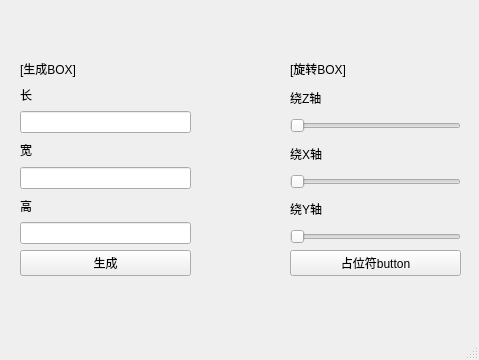
<?xml version="1.0" encoding="UTF-8"?>
<ui version="4.0">
 <class>MainWindow</class>
 <widget class="QMainWindow" name="MainWindow">
  <property name="geometry">
   <rect>
    <x>0</x>
    <y>0</y>
    <width>479</width>
    <height>360</height>
   </rect>
  </property>
  <property name="minimumSize">
   <size>
    <width>360</width>
    <height>360</height>
   </size>
  </property>
  <property name="maximumSize">
   <size>
    <width>720</width>
    <height>720</height>
   </size>
  </property>
  <property name="windowTitle">
   <string>MainWindow</string>
  </property>
  <widget class="QWidget" name="centralwidget">
   <widget class="QWidget" name="horizontalLayoutWidget">
    <property name="geometry">
     <rect>
      <x>20</x>
      <y>60</y>
      <width>441</width>
      <height>216</height>
     </rect>
    </property>
    <layout class="QHBoxLayout" name="horizontalLayout">
     <item>
      <layout class="QVBoxLayout" name="verticalLayout_2">
       <item>
        <widget class="QLabel" name="label_5">
         <property name="enabled">
          <bool>true</bool>
         </property>
         <property name="sizePolicy">
          <sizepolicy hsizetype="Fixed" vsizetype="Fixed">
           <horstretch>0</horstretch>
           <verstretch>0</verstretch>
          </sizepolicy>
         </property>
         <property name="autoFillBackground">
          <bool>false</bool>
         </property>
         <property name="text">
          <string>[生成BOX]</string>
         </property>
         <property name="openExternalLinks">
          <bool>false</bool>
         </property>
        </widget>
       </item>
       <item>
        <widget class="QLabel" name="label">
         <property name="text">
          <string>长</string>
         </property>
        </widget>
       </item>
       <item>
        <widget class="QLineEdit" name="lineEdit">
         <property name="autoFillBackground">
          <bool>false</bool>
         </property>
         <property name="clearButtonEnabled">
          <bool>false</bool>
         </property>
        </widget>
       </item>
       <item>
        <widget class="QLabel" name="label_2">
         <property name="text">
          <string>宽</string>
         </property>
        </widget>
       </item>
       <item>
        <widget class="QLineEdit" name="lineEdit_2"/>
       </item>
       <item>
        <widget class="QLabel" name="label_3">
         <property name="text">
          <string>高</string>
         </property>
        </widget>
       </item>
       <item>
        <widget class="QLineEdit" name="lineEdit_3"/>
       </item>
       <item>
        <widget class="QPushButton" name="pushButton">
         <property name="text">
          <string>生成</string>
         </property>
        </widget>
       </item>
      </layout>
     </item>
     <item>
      <widget class="QLabel" name="label_9">
       <property name="text">
        <string>                          </string>
       </property>
      </widget>
     </item>
     <item>
      <layout class="QVBoxLayout" name="verticalLayout_3">
       <item>
        <widget class="QLabel" name="label_7">
         <property name="enabled">
          <bool>true</bool>
         </property>
         <property name="sizePolicy">
          <sizepolicy hsizetype="Fixed" vsizetype="Fixed">
           <horstretch>0</horstretch>
           <verstretch>0</verstretch>
          </sizepolicy>
         </property>
         <property name="text">
          <string>[旋转BOX]</string>
         </property>
        </widget>
       </item>
       <item>
        <widget class="QLabel" name="label_4">
         <property name="text">
          <string>绕Z轴</string>
         </property>
        </widget>
       </item>
       <item>
        <widget class="QSlider" name="horizontalSlider">
         <property name="maximum">
          <number>360</number>
         </property>
         <property name="orientation">
          <enum>Qt::Orientation::Horizontal</enum>
         </property>
        </widget>
       </item>
       <item>
        <widget class="QLabel" name="label_6">
         <property name="text">
          <string>绕X轴</string>
         </property>
        </widget>
       </item>
       <item>
        <widget class="QSlider" name="horizontalSlider_2">
         <property name="maximum">
          <number>360</number>
         </property>
         <property name="orientation">
          <enum>Qt::Orientation::Horizontal</enum>
         </property>
        </widget>
       </item>
       <item>
        <widget class="QLabel" name="label_8">
         <property name="text">
          <string>绕Y轴</string>
         </property>
        </widget>
       </item>
       <item>
        <widget class="QSlider" name="horizontalSlider_3">
         <property name="singleStep">
          <number>358</number>
         </property>
         <property name="orientation">
          <enum>Qt::Orientation::Horizontal</enum>
         </property>
        </widget>
       </item>
       <item>
        <widget class="QPushButton" name="pushButton_2">
         <property name="text">
          <string>占位符button</string>
         </property>
        </widget>
       </item>
      </layout>
     </item>
    </layout>
   </widget>
  </widget>
  <widget class="QStatusBar" name="statusbar"/>
 </widget>
 <resources/>
 <connections/>
</ui>
